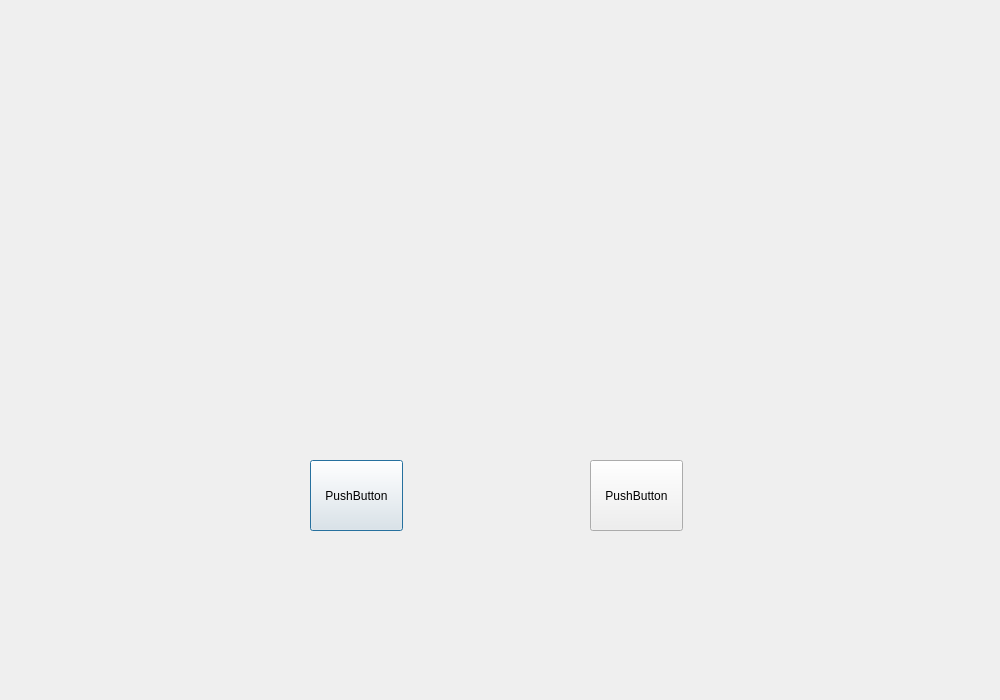
<?xml version="1.0" encoding="UTF-8"?>
<ui version="4.0">
 <class>Regist</class>
 <widget class="QDialog" name="Regist">
  <property name="geometry">
   <rect>
    <x>0</x>
    <y>0</y>
    <width>1000</width>
    <height>700</height>
   </rect>
  </property>
  <property name="windowTitle">
   <string>Dialog</string>
  </property>
  <widget class="QPushButton" name="pushButton">
   <property name="geometry">
    <rect>
     <x>310</x>
     <y>460</y>
     <width>93</width>
     <height>71</height>
    </rect>
   </property>
   <property name="text">
    <string>PushButton</string>
   </property>
  </widget>
  <widget class="QPushButton" name="pushButton_2">
   <property name="geometry">
    <rect>
     <x>590</x>
     <y>460</y>
     <width>93</width>
     <height>71</height>
    </rect>
   </property>
   <property name="text">
    <string>PushButton</string>
   </property>
  </widget>
 </widget>
 <resources/>
 <connections/>
</ui>
